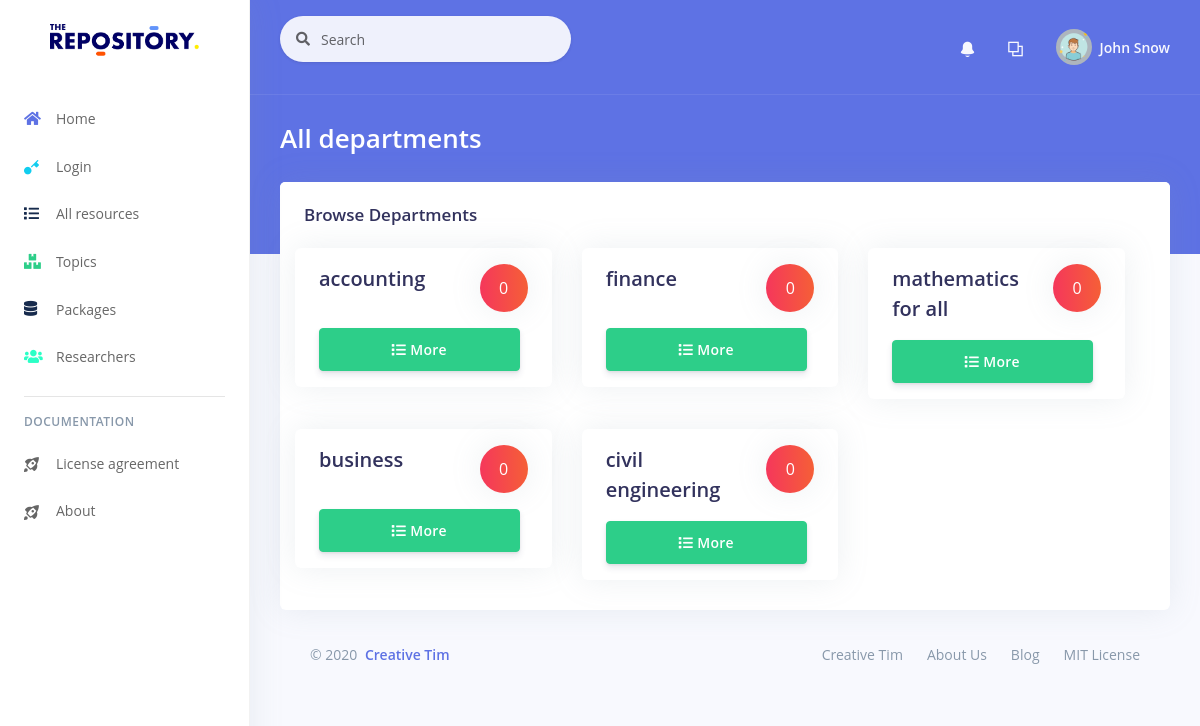
/departments/show, run on the app's committed database.
### tables this page shows
CREATE TABLE `departments` (
  `id` int(11) NOT NULL,
  `name` varchar(100) NOT NULL
);

### application/controllers/departments.php (called while the page is built, shortened)
<?php
class Departments extends CI_Controller {
    public function show()
    {
        $data= [
            'departments' => $this->department_model->getdepartments(),
        ];
        $this->load->view('templates/header');
        $this->load->view('departments/show', $data);
        $this->load->view('templates/footer');
    }
}

### index.php (called while the page is built, shortened)
<?php
require_once BASEPATH.'core/CodeIgniter.php';

### application/models/department_model.php (called while the page is built, shortened)
<?php
	class department_model extends CI_Model{
        public function getdepartments($id= FALSE, $limit = FALSE, $offset = FALSE){
			$query = $this->db->query('SELECT *, (SELECT count(department) FROM resources where resources.department = departments.id) as resources from departments ');
			return $query->result_array();
		}
	}

### application/views/departments/show.php (the view, shortened to what this page needs)
<div class="row">
    <div class="col-xl-12">
        <div class="card">
            <div class="card-header border-0">
                <div class="row align-items-center">
                    <div class="col">
                        <h3 class="mb-0">Browse Departments</h3>
                    </div>
                </div>
            </div>
            <div class="row container">
                <?php foreach ($departments as $key => $value): ?>
                    <div class="col-xl-4 col-md-6">
                        <div class="card card-stats">
                            <div class="card-body">
                                <div class="row">
                                    <div class="col">
                                        <span class="h2 font-weight-bold mb-0"><?php echo $value['name']; ?></span>
                                    </div>
                                    <div class="col-auto">
                                        <div class="icon icon-shape bg-gradient-red text-white rounded-circle shadow">
                                            <?php echo $value['resources']; ?>
                                        </div>
                                    </div>
                                </div>
                                <p class="mt-3 mb-0 text-sm">
                                    <a href="<?php echo base_url().'departments/department/'.$value['id']; ?>" >
                                        <span class="d-none d-md-block btn btn-success"><i class="fa fa-list"></i> More</span>
                                    </a>
                                </p>
                            </div>
                        </div>
                    </div>
                <?php endforeach; ?>
            </div>
        </div>
    </div>
</div>

### data on the page
departments: name "accounting", resources "0"
departments: name "finance", resources "0"
departments: name "mathematics for all", resources "0"
departments: name "business", resources "0"
departments: name "civil engineering", resources "0"

### other printed values
$this->config->config["pageTitle"] "All departments"
